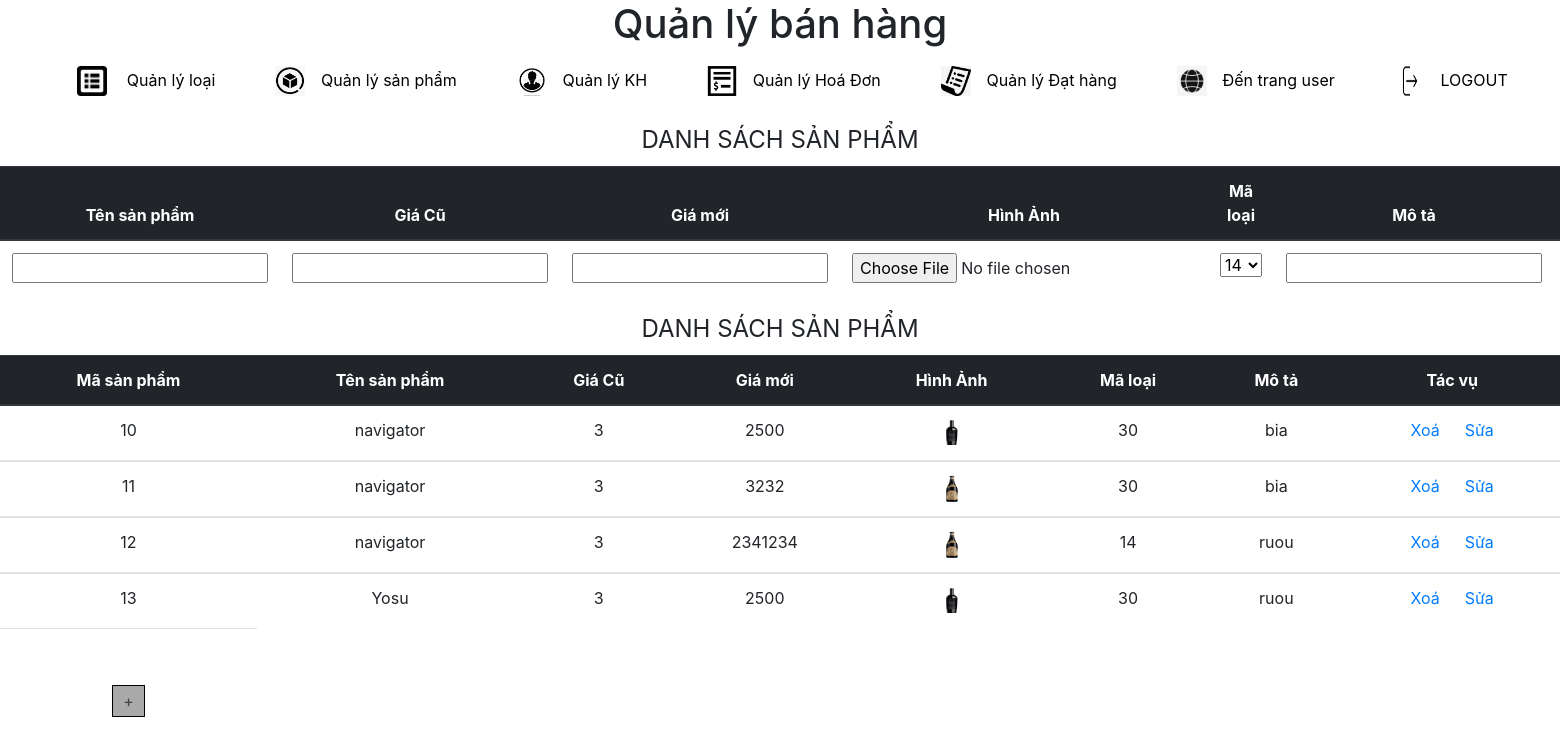
Screenshot of /admin/?act=sp&them=sp (signed in) with the database file from the repository.
### tables this page shows
CREATE TABLE `sanpham` (
  `maSP` int(11) NOT NULL,
  `tenSP` varchar(50) NOT NULL,
  `giaCu` int(11) NOT NULL,
  `giaMoi` int(11) NOT NULL,
  `hinhSP` varchar(100) NOT NULL,
  `maLoai` int(11) NOT NULL,
  `moTa` varchar(100) NOT NULL
);

### admin/sanpham/show_sp.php (the view, shortened to what this page needs)
<!DOCTYPE html>
<html lang="en">
<head>
    <link rel="stylesheet" href="https://maxcdn.bootstrapcdn.com/bootstrap/4.0.0/css/bootstrap.min.css">
</head>
<body>
    <?PHP
    if (isset($_GET['them']) && ($_GET['them'])) {
        include('insert_sp.php');
    }
    $sql = "select * from sanpham";
    $r = $db->query($sql);
    ?>
    <form action="" method="post" style=" text-align:center; ">
        <legend>DANH SÁCH SẢN PHẨM</legend>
        <table class="table">
            <thead class="thead-dark">
                <tr>
                    <th scope="col">Mã sản phẩm</th>
                    <th scope="col">Tên sản phẩm</th>
                    <th scope="col">Giá Cũ</th>
                    <th scope="col">Giá mới</th>
                    <th scope="col">Hình Ảnh</th>
                    <th scope="col">Mã loại</th>
                    <th scope="col">Mô tả</th>
                    <th scope="col" rowspan="1">Tác vụ</th>
                </tr>
            </thead>
            <?PHP while ($row = $r->fetch()) {            ?>
                <tbody>
                    <tr>
                        <td><?PHP echo $row[0] ?></td>
                        <td><?PHP echo $row[1] ?></td>
                        <td><?PHP echo $row[2] ?></td>
                        <td><?PHP echo $row[3] ?></td>
                        <td><img style="width: 50px; heigh:auto;" src="../img/<?PHP echo$row[4];?> "></td>
                        <td><?PHP echo $row[5] ?></td>
                        <td><?PHP echo $row[6] ?></td>
                        <td><?PHP echo "<a href='?act=sp&xoa= $row[0]'> Xoá </a>";
                            echo "<a href='?act=sp&sua= $row[0]'> Sửa</a>"
                            ?></td>
                    </tr>
                <?PHP } ?>
                <tr>
                    <td> <br><br><a href='?act=sp&them=sp' style='padding: 5px 10px; border: 1px solid black; background-color:darkgray; color: #3f3f3f;'>+</a></td>
                </tr>
                </tbody>
        </table>
    </form>
</body>
</html>

### admin/index.php (style rules this page uses)
img { width: 30px; height: 30px; }

### rows the page displays
sanpham: maSP "10", tenSP "navigator", giaCu "3", giaMoi "2500", hinhSP (picture), maLoai "30", moTa "bia"
sanpham: maSP "11", tenSP "navigator", giaCu "3", giaMoi "3232", hinhSP (picture), maLoai "30", moTa "bia"
sanpham: maSP "12", tenSP "navigator", giaCu "3", giaMoi "2341234", hinhSP (picture), maLoai "14", moTa "ruou"
sanpham: maSP "13", tenSP "Yosu", giaCu "3", giaMoi "2500", hinhSP (picture), maLoai "30", moTa "ruou"

### other values shown
form field type "14"
